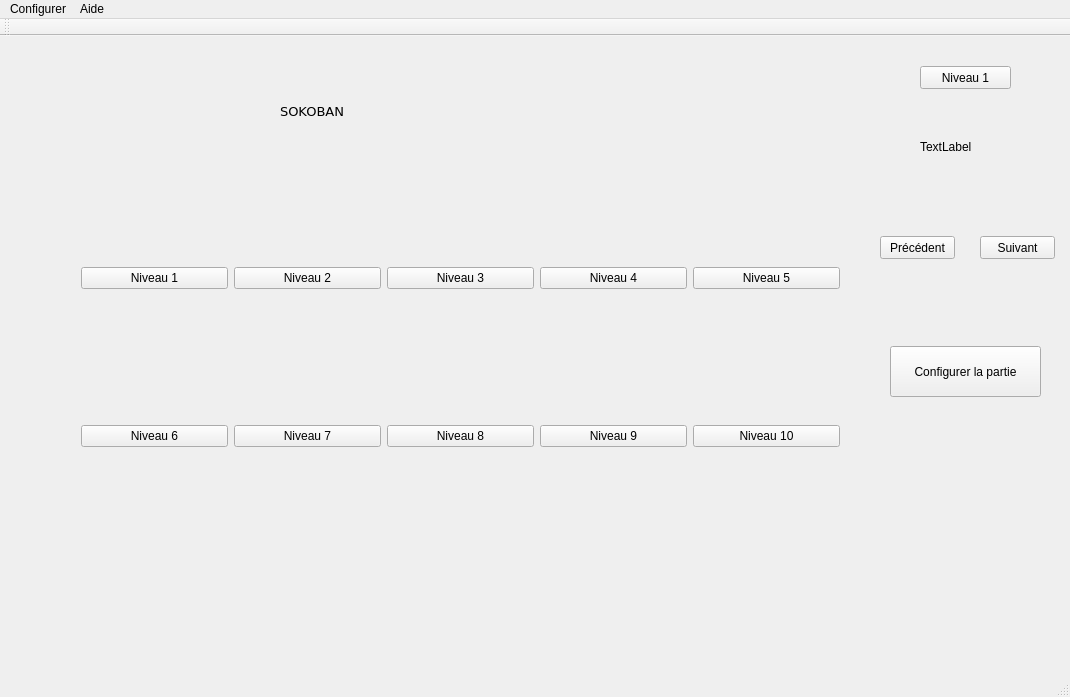
<?xml version="1.0" encoding="UTF-8"?>
<ui version="4.0">
 <class>MainWindow</class>
 <widget class="QMainWindow" name="MainWindow">
  <property name="geometry">
   <rect>
    <x>0</x>
    <y>0</y>
    <width>1070</width>
    <height>697</height>
   </rect>
  </property>
  <property name="minimumSize">
   <size>
    <width>211</width>
    <height>0</height>
   </size>
  </property>
  <property name="windowTitle">
   <string>MainWindow</string>
  </property>
  <property name="styleSheet">
   <string notr="true"/>
  </property>
  <widget class="QWidget" name="centralWidget">
   <widget class="QLabel" name="titreJeu">
    <property name="geometry">
     <rect>
      <x>280</x>
      <y>30</y>
      <width>481</width>
      <height>91</height>
     </rect>
    </property>
    <property name="font">
     <font>
      <family>DejaVu Sans</family>
      <pointsize>10</pointsize>
     </font>
    </property>
    <property name="text">
     <string>SOKOBAN</string>
    </property>
   </widget>
   <widget class="QWidget" name="gridLayoutWidget">
    <property name="geometry">
     <rect>
      <x>70</x>
      <y>220</y>
      <width>781</width>
      <height>331</height>
     </rect>
    </property>
    <layout class="QGridLayout" name="gridLayout">
     <item row="4" column="1">
      <widget class="QLabel" name="labNiv7">
       <property name="font">
        <font>
         <family>DejaVu Serif</family>
         <pointsize>12</pointsize>
         <weight>75</weight>
         <italic>true</italic>
         <bold>true</bold>
        </font>
       </property>
       <property name="text">
        <string/>
       </property>
      </widget>
     </item>
     <item row="3" column="2">
      <widget class="QPushButton" name="bNiv8">
       <property name="styleSheet">
        <string notr="true"/>
       </property>
       <property name="text">
        <string>Niveau 8</string>
       </property>
      </widget>
     </item>
     <item row="2" column="0">
      <widget class="QLabel" name="labNiv1">
       <property name="enabled">
        <bool>true</bool>
       </property>
       <property name="font">
        <font>
         <family>DejaVu Serif</family>
         <pointsize>12</pointsize>
         <weight>75</weight>
         <italic>true</italic>
         <bold>true</bold>
        </font>
       </property>
       <property name="styleSheet">
        <string notr="true"/>
       </property>
       <property name="text">
        <string/>
       </property>
      </widget>
     </item>
     <item row="3" column="0">
      <widget class="QPushButton" name="bNiv6">
       <property name="text">
        <string>Niveau 6</string>
       </property>
      </widget>
     </item>
     <item row="3" column="1">
      <widget class="QPushButton" name="bNiv7">
       <property name="text">
        <string>Niveau 7</string>
       </property>
      </widget>
     </item>
     <item row="2" column="3">
      <widget class="QLabel" name="labNiv4">
       <property name="font">
        <font>
         <family>DejaVu Serif</family>
         <pointsize>12</pointsize>
         <weight>75</weight>
         <italic>true</italic>
         <bold>true</bold>
        </font>
       </property>
       <property name="text">
        <string/>
       </property>
      </widget>
     </item>
     <item row="2" column="4">
      <widget class="QLabel" name="labNiv5">
       <property name="font">
        <font>
         <family>DejaVu Serif</family>
         <pointsize>12</pointsize>
         <weight>75</weight>
         <italic>true</italic>
         <bold>true</bold>
        </font>
       </property>
       <property name="text">
        <string/>
       </property>
      </widget>
     </item>
     <item row="3" column="4">
      <widget class="QPushButton" name="bNiv10">
       <property name="text">
        <string>Niveau 10</string>
       </property>
      </widget>
     </item>
     <item row="0" column="3">
      <widget class="QPushButton" name="bNiv4">
       <property name="text">
        <string>Niveau 4</string>
       </property>
      </widget>
     </item>
     <item row="4" column="2">
      <widget class="QLabel" name="labNiv8">
       <property name="font">
        <font>
         <family>DejaVu Serif</family>
         <pointsize>12</pointsize>
         <weight>75</weight>
         <italic>true</italic>
         <bold>true</bold>
        </font>
       </property>
       <property name="text">
        <string/>
       </property>
      </widget>
     </item>
     <item row="2" column="1">
      <widget class="QLabel" name="labNiv2">
       <property name="minimumSize">
        <size>
         <width>0</width>
         <height>0</height>
        </size>
       </property>
       <property name="font">
        <font>
         <family>DejaVu Serif</family>
         <pointsize>12</pointsize>
         <weight>75</weight>
         <italic>true</italic>
         <bold>true</bold>
        </font>
       </property>
       <property name="text">
        <string/>
       </property>
      </widget>
     </item>
     <item row="2" column="2">
      <widget class="QLabel" name="labNiv3">
       <property name="font">
        <font>
         <family>DejaVu Serif</family>
         <pointsize>12</pointsize>
         <weight>75</weight>
         <italic>true</italic>
         <bold>true</bold>
        </font>
       </property>
       <property name="text">
        <string/>
       </property>
      </widget>
     </item>
     <item row="3" column="3">
      <widget class="QPushButton" name="bNiv9">
       <property name="text">
        <string>Niveau 9</string>
       </property>
      </widget>
     </item>
     <item row="0" column="4">
      <widget class="QPushButton" name="bNiv5">
       <property name="text">
        <string>Niveau 5</string>
       </property>
      </widget>
     </item>
     <item row="4" column="3">
      <widget class="QLabel" name="labNiv9">
       <property name="font">
        <font>
         <family>DejaVu Serif</family>
         <pointsize>12</pointsize>
         <weight>75</weight>
         <italic>true</italic>
         <bold>true</bold>
        </font>
       </property>
       <property name="text">
        <string/>
       </property>
      </widget>
     </item>
     <item row="0" column="2">
      <widget class="QPushButton" name="bNiv3">
       <property name="text">
        <string>Niveau 3</string>
       </property>
      </widget>
     </item>
     <item row="4" column="0">
      <widget class="QLabel" name="labNiv6">
       <property name="font">
        <font>
         <family>DejaVu Serif</family>
         <pointsize>12</pointsize>
         <weight>75</weight>
         <italic>true</italic>
         <bold>true</bold>
        </font>
       </property>
       <property name="text">
        <string/>
       </property>
      </widget>
     </item>
     <item row="0" column="0">
      <widget class="QPushButton" name="bNiv1">
       <property name="styleSheet">
        <string notr="true"/>
       </property>
       <property name="text">
        <string>Niveau 1</string>
       </property>
      </widget>
     </item>
     <item row="4" column="4">
      <widget class="QLabel" name="labNiv10">
       <property name="font">
        <font>
         <family>DejaVu Serif</family>
         <pointsize>12</pointsize>
         <weight>75</weight>
         <italic>true</italic>
         <bold>true</bold>
        </font>
       </property>
       <property name="text">
        <string/>
       </property>
      </widget>
     </item>
     <item row="0" column="1">
      <widget class="QPushButton" name="bNiv2">
       <property name="text">
        <string>Niveau 2</string>
       </property>
      </widget>
     </item>
    </layout>
   </widget>
   <widget class="QPushButton" name="bConfig">
    <property name="geometry">
     <rect>
      <x>890</x>
      <y>310</y>
      <width>151</width>
      <height>51</height>
     </rect>
    </property>
    <property name="text">
     <string>Configurer la partie</string>
    </property>
   </widget>
   <widget class="QWidget" name="widget" native="true">
    <property name="geometry">
     <rect>
      <x>900</x>
      <y>30</y>
      <width>121</width>
      <height>141</height>
     </rect>
    </property>
    <widget class="QPushButton" name="bNiveau">
     <property name="geometry">
      <rect>
       <x>20</x>
       <y>0</y>
       <width>91</width>
       <height>23</height>
      </rect>
     </property>
     <property name="text">
      <string>Niveau 1</string>
     </property>
    </widget>
    <widget class="QLabel" name="labNiveau">
     <property name="geometry">
      <rect>
       <x>20</x>
       <y>40</y>
       <width>91</width>
       <height>81</height>
      </rect>
     </property>
     <property name="text">
      <string>TextLabel</string>
     </property>
    </widget>
   </widget>
   <widget class="QPushButton" name="bSuivant">
    <property name="geometry">
     <rect>
      <x>980</x>
      <y>200</y>
      <width>75</width>
      <height>23</height>
     </rect>
    </property>
    <property name="text">
     <string>Suivant</string>
    </property>
   </widget>
   <widget class="QPushButton" name="bPrecedent">
    <property name="geometry">
     <rect>
      <x>880</x>
      <y>200</y>
      <width>75</width>
      <height>23</height>
     </rect>
    </property>
    <property name="text">
     <string>Précédent</string>
    </property>
   </widget>
  </widget>
  <widget class="QMenuBar" name="menuBar">
   <property name="geometry">
    <rect>
     <x>0</x>
     <y>0</y>
     <width>1070</width>
     <height>21</height>
    </rect>
   </property>
   <widget class="QMenu" name="menuConfigurer">
    <property name="title">
     <string>Configurer</string>
    </property>
    <addaction name="actionPartie"/>
   </widget>
   <widget class="QMenu" name="menuAide">
    <property name="title">
     <string>Aide</string>
    </property>
    <addaction name="actionR_gle_du_jeu"/>
   </widget>
   <addaction name="menuConfigurer"/>
   <addaction name="menuAide"/>
  </widget>
  <widget class="QToolBar" name="mainToolBar">
   <attribute name="toolBarArea">
    <enum>TopToolBarArea</enum>
   </attribute>
   <attribute name="toolBarBreak">
    <bool>false</bool>
   </attribute>
  </widget>
  <widget class="QStatusBar" name="statusBar"/>
  <action name="actionPartie">
   <property name="text">
    <string>Partie</string>
   </property>
  </action>
  <action name="actionR_gle_du_jeu">
   <property name="text">
    <string>Règle du jeu</string>
   </property>
  </action>
 </widget>
 <layoutdefault spacing="6" margin="11"/>
 <resources/>
 <connections/>
</ui>
